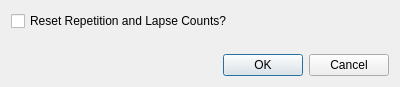
<?xml version="1.0" encoding="UTF-8"?>
<ui version="4.0">
 <class>Dialog</class>
 <widget class="QDialog" name="Dialog">
  <property name="geometry">
   <rect>
    <x>0</x>
    <y>0</y>
    <width>400</width>
    <height>87</height>
   </rect>
  </property>
  <property name="windowTitle">
   <string>Dialog</string>
  </property>
  <layout class="QVBoxLayout" name="verticalLayout">
   <item>
    <widget class="QCheckBox" name="resetcountscheck">
     <property name="text">
      <string>Reset Repetition and Lapse Counts?</string>
     </property>
    </widget>
   </item>
   <item>
    <spacer name="verticalSpacer">
     <property name="orientation">
      <enum>Qt::Vertical</enum>
     </property>
     <property name="sizeType">
      <enum>QSizePolicy::MinimumExpanding</enum>
     </property>
     <property name="sizeHint" stdset="0">
      <size>
       <width>20</width>
       <height>0</height>
      </size>
     </property>
    </spacer>
   </item>
   <item>
    <widget class="QDialogButtonBox" name="buttonBox">
     <property name="orientation">
      <enum>Qt::Horizontal</enum>
     </property>
     <property name="standardButtons">
      <set>QDialogButtonBox::Cancel|QDialogButtonBox::Ok</set>
     </property>
    </widget>
   </item>
  </layout>
 </widget>
 <resources/>
 <connections>
  <connection>
   <sender>buttonBox</sender>
   <signal>accepted()</signal>
   <receiver>Dialog</receiver>
   <slot>accept()</slot>
   <hints>
    <hint type="sourcelabel">
     <x>248</x>
     <y>254</y>
    </hint>
    <hint type="destinationlabel">
     <x>157</x>
     <y>274</y>
    </hint>
   </hints>
  </connection>
  <connection>
   <sender>buttonBox</sender>
   <signal>rejected()</signal>
   <receiver>Dialog</receiver>
   <slot>reject()</slot>
   <hints>
    <hint type="sourcelabel">
     <x>316</x>
     <y>260</y>
    </hint>
    <hint type="destinationlabel">
     <x>286</x>
     <y>274</y>
    </hint>
   </hints>
  </connection>
 </connections>
</ui>
